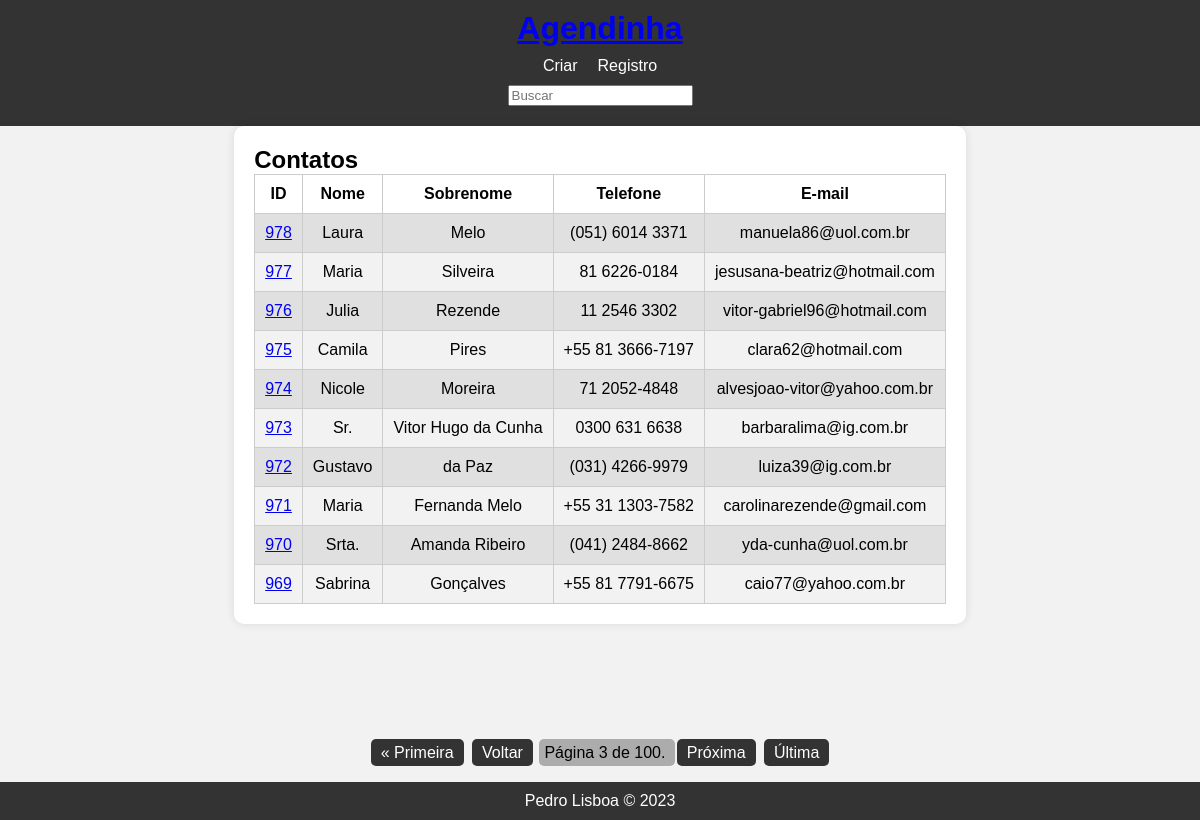
The app's page /?page=3&q= with its own data.
### contato/models.py (models this page shows, shortened)
class Contato(models.Model):
    nome = models.CharField(max_length=50)
    sobrenome = models.CharField(max_length=50, blank=True)
    telefone = models.CharField(max_length=50)
    email = models.EmailField(max_length=254)
    data_de_criacao = models.DateTimeField(default=timezone.now)
    descricao = models.TextField(blank=True)
    mostrar = models.BooleanField(default=True)
    imagem = models.ImageField(blank=True, upload_to='imagens/%Y/%m')
    categoria = models.ForeignKey(
        Categoria,
        on_delete=models.SET_NULL,
        blank=True,
        null=True)
    dono = models.ForeignKey(
        User,
        on_delete=models.SET_NULL,
        blank=True,
        null=True)
    class Meta:
        verbose_name = 'Cantato'
        verbose_name_plural = 'Contatos'

### contato/views/contato_views.py (the view)
# urls.py: path('', index, name='index'),
def index(request):
    contatos = Contato.objects.filter(mostrar=True).order_by('-id')
    paginator = Paginator(contatos, 10)
    page_number = request.GET.get("page")
    page_obj = paginator.get_page(page_number)
    context = {
        'contatos': page_obj,
    }
    return render(request, 'index.html', context)

### contato/templates/index.html (shortened to what this page needs)
{% extends "base.html" %}
{% block conteudo %}
    <div class="container__main">
        <div class="container__contatos">
            <h2>Contatos</h2>
            <table>
                <thead>
                    <tr>
                        <th>ID</th>
                        <th>Nome</th>
                        <th>Sobrenome</th>
                        <th>Telefone</th>
                        <th>E-mail</th>
                    </tr>
                </thead>
                <tbody>
                    {% for contato in contatos %}
                        <tr>
                            <td>
                                <a href="{% url 'contato_unico' contato.id %}">{{contato.id}}</a>
                            </td>
                            <td>{{contato.nome}}</td>
                            <td>{{contato.sobrenome}}</td>
                            <td>{{contato.telefone}}</td>
                            <td>{{contato.email}}</td>
                        </tr>
                    {% endfor %}
                </tbody>
            </table>
        </div>
    </div>
    {% include "pagination.html" %}
{% endblock conteudo %}

### contato/static/css/style.css (style rules this page uses)
body, h1, h2, h3, ul, li { margin: 0; padding: 0; }
body { background-color: #f2f2f2; font-family: Helvetica, Arial, sans-serif; }
.container__main { text-align: center; padding-bottom: 100px; }
.container__contatos { display: inline-block; text-align: left; padding: 20px; background-color: #fff; border-radius: 10px; box-shadow: 0 0 10px rgba(0, 0, 0, 0.1); }
table { width: 100%; border-collapse: collapse; }
table, th, td { border: 1px solid #ccc; }
th, td { padding: 10px; text-align: center; }
tbody tr:nth-child(even) { background-color: #f2f2f2; }
tbody tr:nth-child(odd) { background-color: #e0e0e0; }

### records on screen
Contato: id "978", nome "Laura", sobrenome "Melo", telefone "(051) 6014 3371", email "manuela86@uol.com.br"
Contato: id "977", nome "Maria", sobrenome "Silveira", telefone "81 6226-0184", email "jesusana-beatriz@hotmail.com"
Contato: id "976", nome "Julia", sobrenome "Rezende", telefone "11 2546 3302", email "vitor-gabriel96@hotmail.com"
Contato: id "975", nome "Camila", sobrenome "Pires", telefone "+55 81 3666-7197", email "clara62@hotmail.com"
Contato: id "974", nome "Nicole", sobrenome "Moreira", telefone "71 2052-4848", email "alvesjoao-vitor@yahoo.com.br"
Contato: id "973", nome "Sr.", sobrenome "Vitor Hugo da Cunha", telefone "0300 631 6638", email "barbaralima@ig.com.br"
Contato: id "972", nome "Gustavo", sobrenome "da Paz", telefone "(031) 4266-9979", email "luiza39@ig.com.br"
Contato: id "971", nome "Maria", sobrenome "Fernanda Melo", telefone "+55 31 1303-7582", email "carolinarezende@gmail.com"
Contato: id "970", nome "Srta.", sobrenome "Amanda Ribeiro", telefone "(041) 2484-8662", email "yda-cunha@uol.com.br"
Contato: id "969", nome "Sabrina", sobrenome "Gonçalves", telefone "+55 81 7791-6675", email "caio77@yahoo.com.br"

### other values on screen
{{ contatos.number }} "3"
{{ contatos.paginator.num_pages }} "100"
